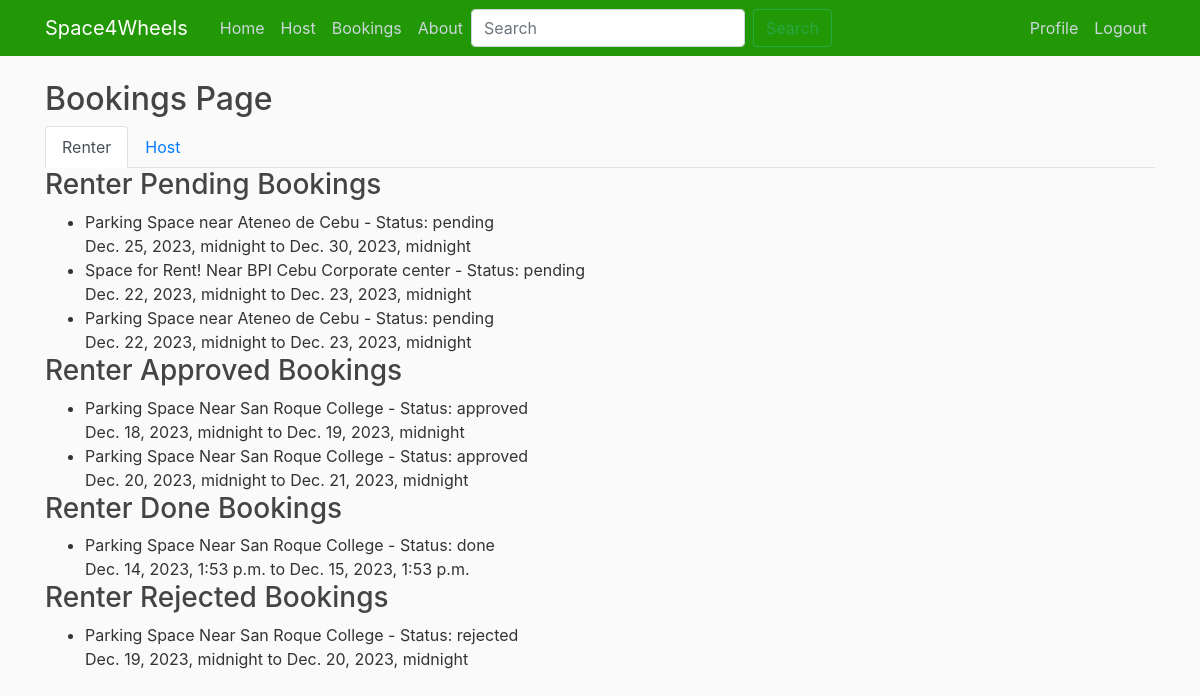
/bookings/ (signed in), run on the app's committed database.
### Space4Wheels/models.py (models this page shows, shortened)
class Booking(models.Model):
    STATUS_CHOICES = [
        ('pending', 'Pending'),
        ('approved', 'Approved'),
        ('rejected', 'Rejected'),
        ('done', 'Done'),
    ]
    post = models.ForeignKey('Post', on_delete=models.CASCADE)
    renter = models.ForeignKey(User, on_delete=models.CASCADE, related_name='bookings_made')
    host = models.ForeignKey(User, on_delete=models.CASCADE, related_name='bookings_received')
    status = models.CharField(max_length=20, choices=STATUS_CHOICES, default='pending')
    reservation_start_date = models.DateTimeField()
    reservation_end_date = models.DateTimeField()
    date_requested = models.DateTimeField(default=timezone.now)
    pending_approval = models.BooleanField(default=True)

class Post(models.Model):
    PRICE_RATES = [
        ('day', 'Per Day'),
        ('week', 'Per Week'),
        ('month', 'Per Month'),
    ]
    CAR_SPACE_TYPES = [
        ('Driveway', 'Driveway'),
        ('Garage', 'Garage'),
        ('Open Lot', 'Open Lot'),
    ]
    STATUS_TYPES = [
        ('available', 'Available'),
        ('unavailable', 'Unavailable')
    ]
    title = models.CharField(max_length=100)
    content = models.TextField()
    country = models.CharField(max_length=100)
    city = models.CharField(max_length=100)
    address = models.CharField(max_length=255)
    price = models.DecimalField(max_digits=10, decimal_places=2)
    price_rate = models.CharField(max_length=20, choices=PRICE_RATES)  # per day, per week, per month
    car_space_pics = models.ImageField(upload_to='car_space_pics')
    car_space_type = models.CharField(max_length=20, choices=CAR_SPACE_TYPES)
    map_image = models.TextField()
    additional_notes = models.TextField(blank=True, null=True)  # Optional
    status = models.CharField(max_length=20, default='available', choices=STATUS_TYPES)  # available/booked
    date_posted = models.DateTimeField(default=timezone.now)
    date_updated = models.DateTimeField(default=timezone.now)
    author = models.ForeignKey(User, on_delete=models.CASCADE)
    rating_rating = models.FloatField(default=0)

### Space4Wheels/views.py (the view)
# urls.py: path('bookings/', BookingsView.as_view(), name='bookings'),
class BookingsView(LoginRequiredMixin, TemplateView):
    template_name = 'Space4Wheels/bookings.html'
    def get_context_data(self, **kwargs):
        renter_bookings = Booking.objects.filter(renter=self.request.user)
        host_bookings_pending_approval = Booking.objects.filter(host=self.request.user, status='pending')
        host_bookings_approved = Booking.objects.filter(host=self.request.user, status='approved')
        host_bookings_done = Booking.objects.filter(host=self.request.user, status='done')
        host_bookings_rejected = Booking.objects.filter(host=self.request.user, status='rejected')
        renter_bookings = Booking.objects.filter(renter=self.request.user)
        renter_pending_bookings = renter_bookings.filter(status='pending')
        renter_approved_bookings = renter_bookings.filter(status='approved')
        renter_done_bookings = renter_bookings.filter(status='done')
        renter_rejected_bookings = renter_bookings.filter(status='rejected')
        user_ratings = {}
        for booking in renter_bookings:
            user_ratings[booking.post.id] = booking.post.rating_set.filter(user=self.request.user).first()
        context = {
            'renter_pending_bookings': renter_pending_bookings,
            'renter_approved_bookings': renter_approved_bookings,
            'renter_done_bookings': renter_done_bookings,
            'renter_rejected_bookings': renter_rejected_bookings,
            'renter_bookings': renter_bookings,
            'host_bookings_pending_approval': host_bookings_pending_approval,
            'host_bookings_approved': host_bookings_approved,
            'host_bookings_done': host_bookings_done,
            'host_bookings_rejected': host_bookings_rejected,
            'user_ratings': user_ratings,
        }
        return context

### Space4Wheels/templates/Space4Wheels/bookings.html (shortened to what this page needs)
{% extends "Space4Wheels/base.html" %}
{% block content %}
    <h2>Bookings Page</h2>
    <ul class="nav nav-tabs">
        <li class="nav-item">
            <a class="nav-link active" id="renter-tab" data-toggle="tab" href="#renter">Renter</a>
        </li>
        <li class="nav-item">
            <a class="nav-link" id="host-tab" data-toggle="tab" href="#host">Host</a>
        </li>
    </ul>
    <div class="tab-content">
        <div class="tab-pane fade show active" id="renter">
            {% if renter_pending_bookings %}
                <h3>Renter Pending Bookings</h3>
                <ul>
                    {% for booking in renter_pending_bookings %}
                        <li>
                            {{ booking.post.title }} - Status: {{ booking.status }}
                            <br />
                            {{ booking.reservation_start_date }} to {{ booking.reservation_end_date }}
                        </li>
                    {% endfor %}
                </ul>
            {% endif %}
            {% if renter_approved_bookings %}
                <h3>Renter Approved Bookings</h3>
                <ul>
                    {% for booking in renter_approved_bookings %}
                        <li>
                            {{ booking.post.title }} - Status: {{ booking.status }}
                            <br />
                            {{ booking.reservation_start_date }} to {{ booking.reservation_end_date }}
                        </li>
                    {% endfor %}
                </ul>
            {% endif %}
            {% if renter_done_bookings %}
                <h3>Renter Done Bookings</h3>
                <ul>
                    {% for booking in renter_done_bookings %}
                        <li>
                            {{ booking.post.title }} - Status: {{ booking.status }}
                            <br />
                            {{ booking.reservation_start_date }} to {{ booking.reservation_end_date }}
                        </li>
                    {% endfor %}
                </ul>
            {% endif %}
            {% if renter_rejected_bookings %}
                <h3>Renter Rejected Bookings</h3>
                <ul>
                    {% for booking in renter_rejected_bookings %}
                        <li>
                            {{ booking.post.title }} - Status: {{ booking.status }}
                            <br />
                            {{ booking.reservation_start_date }} to {{ booking.reservation_end_date }}
                        </li>
                    {% endfor %}
                </ul>
            {% endif %}
        </div>
    </div>
{% endblock content %}

### Space4Wheels/static/Space4Wheels/main.css (style rules this page uses)
body { background: #fafafa; color: #333333; margin-top: 5rem; }
h1, h2, h3, h4, h5, h6 { color: #444444; }
ul { margin: 0; }

### data on the page
Booking: post "Parking Space near Ateneo de Cebu", status "pending", reservation_start_date "Dec. 25, 2023, midnight", reservation_end_date "Dec. 30, 2023, midnight"
Booking: post "Space for Rent! Near BPI Cebu Corporate center", status "pending", reservation_start_date "Dec. 22, 2023, midnight", reservation_end_date "Dec. 23, 2023, midnight"
Booking: post "Parking Space near Ateneo de Cebu", status "pending", reservation_start_date "Dec. 22, 2023, midnight", reservation_end_date "Dec. 23, 2023, midnight"
Booking: post "Parking Space Near San Roque College", status "approved", reservation_start_date "Dec. 18, 2023, midnight", reservation_end_date "Dec. 19, 2023, midnight"
Booking: post "Parking Space Near San Roque College", status "approved", reservation_start_date "Dec. 20, 2023, midnight", reservation_end_date "Dec. 21, 2023, midnight"
Booking: post "Parking Space Near San Roque College", status "done", reservation_start_date "Dec. 14, 2023, 1:53 p.m.", reservation_end_date "Dec. 15, 2023, 1:53 p.m."
Booking: post "Parking Space Near San Roque College", status "rejected", reservation_start_date "Dec. 19, 2023, midnight", reservation_end_date "Dec. 20, 2023, midnight"
